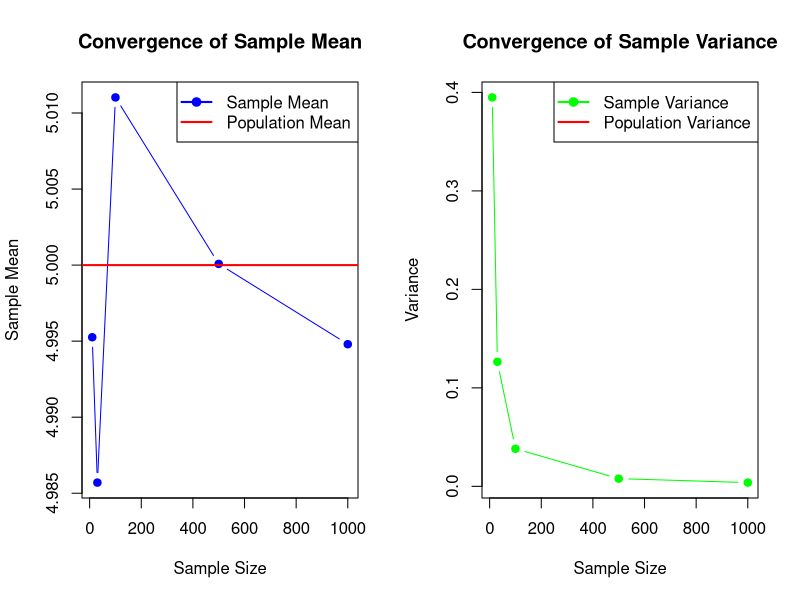

Generate this figure with R:
# ---------------------------------------
# Experiment 7
# Convergence of Sample Mean and Variance
# ---------------------------------------

# Population parameters
mu <- 5
sigma <- 2

# Different sample sizes
sample_sizes <- c(10, 30, 100, 500, 1000)

# Number of simulations
N_sim <- 1000


# Store results
means <- numeric(length(sample_sizes))
vars <- numeric(length(sample_sizes))


# For reproducibility
set.seed(123)


# ---------------------------------------
# Simulation
# ---------------------------------------

for (i in 1:length(sample_sizes)) {
  
  # Current sample size
  n <- sample_sizes[i]
  
  # Generate 1000 sample means
  sample_means <- replicate(
    N_sim,
    mean(rnorm(n,
               mean = mu,
               sd = sigma))
  )
  
  # Average of sample means
  means[i] <- mean(sample_means)
  
  # Variance of sample means
  vars[i] <- var(sample_means)
}


# ---------------------------------------
# Display 2 Graphs
# ---------------------------------------

par(mfrow = c(1, 2))


# ---------------------------------------
# Graph 1: Convergence of Sample Mean
# ---------------------------------------

plot(sample_sizes,
     means,
     type = "b",
     col = "blue",
     pch = 19,
     main = "Convergence of Sample Mean",
     xlab = "Sample Size",
     ylab = "Sample Mean")

# True population mean
abline(h = mu,
       col = "red",
       lwd = 2)

legend("topright",
       legend = c("Sample Mean",
                  "Population Mean"),
       col = c("blue", "red"),
       lwd = 2,
       pch = c(19, NA))


# ---------------------------------------
# Graph 2: Convergence of Sample Variance
# ---------------------------------------

plot(sample_sizes,
     vars,
     type = "b",
     col = "green",
     pch = 19,
     main = "Convergence of Sample Variance",
     xlab = "Sample Size",
     ylab = "Variance")

# True population variance
abline(h = sigma^2,
       col = "red",
       lwd = 2)

legend("topright",
       legend = c("Sample Variance",
                  "Population Variance"),
       col = c("green", "red"),
       lwd = 2,
       pch = c(19, NA))


# Reset plot layout
par(mfrow = c(1, 1))


# ---------------------------------------
# Output
# ---------------------------------------

cat("Sample sizes:",
    sample_sizes,
    "\n\n")

cat("Means:",
    means,
    "\n\n")

cat("Variances:",
    vars,
    "\n")
